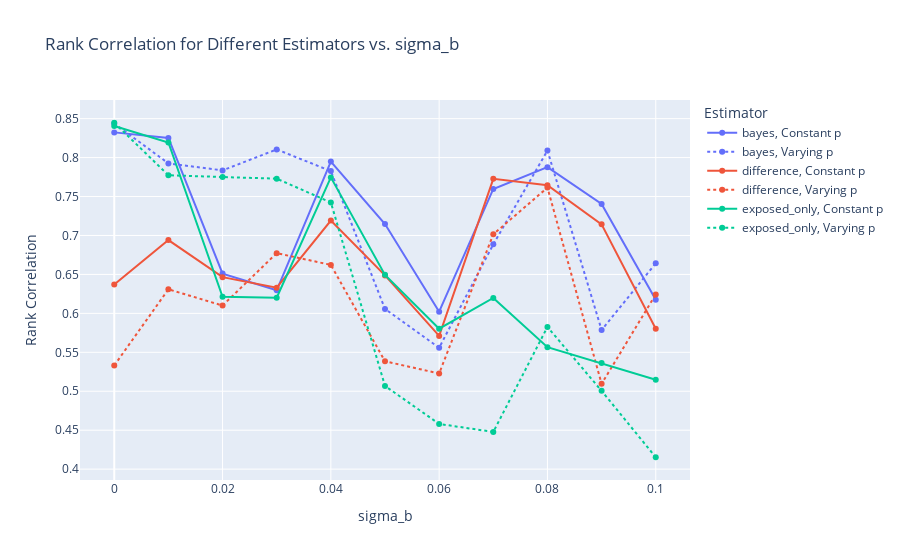

This figure's notebook cell:
### Code cell
# Create the plot using Plotly
fig_rank_corr = px.line(
    df.assign(LineStyle=df["prop_treatment"].apply(
        lambda x: "Constant p" if np.array_equal(x, prop_const) else "Varying p"
    )),
    x="sigma_b",
    y="rank_corr",
    color="estimator",
    line_dash="LineStyle",
    markers=True,
    title="Rank Correlation for Different Estimators vs. sigma_b",
    labels={"sigma_b": "sigma_b", "rank_corr": "Rank Correlation"},
)

# Update the legend to remove linestyle
fig_rank_corr.update_layout(legend_title_text="Estimator")
fig_rank_corr.show()

### Figure 1 — Plotly figure (JSON) as saved in the notebook; plotly's stock layout.template omitted (floating-point values rounded to 4 significant figures)
{"data": [{"hovertemplate": "estimator=bayes<br>LineStyle=Constant p<br>sigma_b=%{x}<br>Rank Correlation=%{y}<extra></extra>", "legendgroup": "bayes, Constant p", "line": {"color": "#636efa", "dash": "solid"}, "marker": {"symbol": "circle"}, "mode": "lines+markers", "name": "bayes, Constant p", "orientation": "v", "showlegend": true, "type": "scatter", "x": [0, 0.01, 0.02, 0.03, 0.04, 0.05, 0.06, 0.07, 0.08, 0.09, 0.1], "xaxis": "x", "y": [0.8324, 0.8251, 0.6511, 0.6296, 0.7948, 0.7147, 0.6021, 0.7597, 0.7877, 0.7405, 0.6176], "yaxis": "y"}, {"hovertemplate": "estimator=bayes<br>LineStyle=Varying p<br>sigma_b=%{x}<br>Rank Correlation=%{y}<extra></extra>", "legendgroup": "bayes, Varying p", "line": {"color": "#636efa", "dash": "dot"}, "marker": {"symbol": "circle"}, "mode": "lines+markers", "name": "bayes, Varying p", "orientation": "v", "showlegend": true, "type": "scatter", "x": [0, 0.01, 0.02, 0.03, 0.04, 0.05, 0.06, 0.07, 0.08, 0.09, 0.1], "xaxis": "x", "y": [0.8439, 0.7925, 0.7836, 0.8105, 0.7827, 0.6056, 0.5559, 0.6887, 0.8091, 0.5786, 0.6643], "yaxis": "y"}, {"hovertemplate": "estimator=difference<br>LineStyle=Constant p<br>sigma_b=%{x}<br>Rank Correlation=%{y}<extra></extra>", "legendgroup": "difference, Constant p", "line": {"color": "#EF553B", "dash": "solid"}, "marker": {"symbol": "circle"}, "mode": "lines+markers", "name": "difference, Constant p", "orientation": "v", "showlegend": true, "type": "scatter", "x": [0, 0.01, 0.02, 0.03, 0.04, 0.05, 0.06, 0.07, 0.08, 0.09, 0.1], "xaxis": "x", "y": [0.6371, 0.6941, 0.6465, 0.6329, 0.7191, 0.6488, 0.5711, 0.7727, 0.7644, 0.7143, 0.5802], "yaxis": "y"}, {"hovertemplate": "estimator=difference<br>LineStyle=Varying p<br>sigma_b=%{x}<br>Rank Correlation=%{y}<extra></extra>", "legendgroup": "difference, Varying p", "line": {"color": "#EF553B", "dash": "dot"}, "marker": {"symbol": "circle"}, "mode": "lines+markers", "name": "difference, Varying p", "orientation": "v", "showlegend": true, "type": "scatter", "x": [0, 0.01, 0.02, 0.03, 0.04, 0.05, 0.06, 0.07, 0.08, 0.09, 0.1], "xaxis": "x", "y": [0.5331, 0.6309, 0.61, 0.6773, 0.6622, 0.5385, 0.5228, 0.7015, 0.7615, 0.5095, 0.6244], "yaxis": "y"}, {"hovertemplate": "estimator=exposed_only<br>LineStyle=Constant p<br>sigma_b=%{x}<br>Rank Correlation=%{y}<extra></extra>", "legendgroup": "exposed_only, Constant p", "line": {"color": "#00cc96", "dash": "solid"}, "marker": {"symbol": "circle"}, "mode": "lines+markers", "name": "exposed_only, Constant p", "orientation": "v", "showlegend": true, "type": "scatter", "x": [0, 0.01, 0.02, 0.03, 0.04, 0.05, 0.06, 0.07, 0.08, 0.09, 0.1], "xaxis": "x", "y": [0.8405, 0.8193, 0.6213, 0.6202, 0.7746, 0.6494, 0.5804, 0.6198, 0.5566, 0.5362, 0.5148], "yaxis": "y"}, {"hovertemplate": "estimator=exposed_only<br>LineStyle=Varying p<br>sigma_b=%{x}<br>Rank Correlation=%{y}<extra></extra>", "legendgroup": "exposed_only, Varying p", "line": {"color": "#00cc96", "dash": "dot"}, "marker": {"symbol": "circle"}, "mode": "lines+markers", "name": "exposed_only, Varying p", "orientation": "v", "showlegend": true, "type": "scatter", "x": [0, 0.01, 0.02, 0.03, 0.04, 0.05, 0.06, 0.07, 0.08, 0.09, 0.1], "xaxis": "x", "y": [0.8447, 0.7773, 0.775, 0.773, 0.7424, 0.5068, 0.458, 0.4478, 0.5826, 0.5005, 0.4153], "yaxis": "y"}], "layout": {"legend": {"title": {"text": "Estimator"}, "tracegroupgap": 0}, "title": {"text": "Rank Correlation for Different Estimators vs. sigma_b"}, "xaxis": {"anchor": "y", "domain": [0, 1], "title": {"text": "sigma_b"}}, "yaxis": {"anchor": "x", "domain": [0, 1], "title": {"text": "Rank Correlation"}}}}
